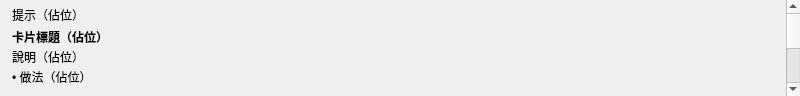
<?xml version="1.0" encoding="UTF-8"?>
<ui version="4.0">
 <class>aoi::ui::MessageBar</class>
 <widget class="QFrame" name="messageBar">
  <property name="geometry">
   <rect>
    <x>0</x>
    <y>0</y>
    <width>800</width>
    <height>96</height>
   </rect>
  </property>
  <property name="autoFillBackground">
   <bool>true</bool>
  </property>
  <property name="frameShape">
   <enum>QFrame::Shape::NoFrame</enum>
  </property>
  <layout class="QVBoxLayout" name="outer">
   <property name="spacing">
    <number>0</number>
   </property>
   <property name="leftMargin">
    <number>0</number>
   </property>
   <property name="topMargin">
    <number>0</number>
   </property>
   <property name="rightMargin">
    <number>0</number>
   </property>
   <property name="bottomMargin">
    <number>0</number>
   </property>
   <item>
    <widget class="QScrollArea" name="scroll">
     <property name="frameShape">
      <enum>QFrame::Shape::NoFrame</enum>
     </property>
     <property name="horizontalScrollBarPolicy">
      <enum>Qt::ScrollBarPolicy::ScrollBarAlwaysOff</enum>
     </property>
     <property name="widgetResizable">
      <bool>true</bool>
     </property>
     <widget class="QWidget" name="content">
      <property name="geometry">
       <rect>
        <x>0</x>
        <y>0</y>
        <width>800</width>
        <height>96</height>
       </rect>
      </property>
      <layout class="QVBoxLayout" name="column">
       <property name="spacing">
        <number>4</number>
       </property>
       <property name="leftMargin">
        <number>12</number>
       </property>
       <property name="topMargin">
        <number>6</number>
       </property>
       <property name="rightMargin">
        <number>12</number>
       </property>
       <property name="bottomMargin">
        <number>6</number>
       </property>
       <item>
        <widget class="QLabel" name="messageHint">
         <property name="text">
          <string notr="true">提示（佔位）</string>
         </property>
         <property name="wordWrap">
          <bool>true</bool>
         </property>
        </widget>
       </item>
       <item>
        <widget class="QWidget" name="messageCard" native="true">
         <layout class="QVBoxLayout" name="cardColumn">
          <property name="spacing">
           <number>2</number>
          </property>
          <property name="leftMargin">
           <number>0</number>
          </property>
          <property name="topMargin">
           <number>0</number>
          </property>
          <property name="rightMargin">
           <number>0</number>
          </property>
          <property name="bottomMargin">
           <number>0</number>
          </property>
          <item>
           <widget class="QLabel" name="cardTitle">
            <property name="font">
             <font>
              <bold>true</bold>
             </font>
            </property>
            <property name="text">
             <string notr="true">卡片標題（佔位）</string>
            </property>
            <property name="wordWrap">
             <bool>true</bool>
            </property>
           </widget>
          </item>
          <item>
           <widget class="QLabel" name="cardBody">
            <property name="text">
             <string notr="true">說明（佔位）</string>
            </property>
            <property name="wordWrap">
             <bool>true</bool>
            </property>
           </widget>
          </item>
          <item>
           <widget class="QLabel" name="cardAdvice">
            <property name="text">
             <string notr="true">• 做法（佔位）</string>
            </property>
            <property name="wordWrap">
             <bool>true</bool>
            </property>
           </widget>
          </item>
          <item>
           <widget class="QWidget" name="cardActionRow" native="true">
            <layout class="QHBoxLayout" name="cardActions">
             <property name="spacing">
              <number>8</number>
             </property>
             <property name="leftMargin">
              <number>0</number>
             </property>
             <property name="topMargin">
              <number>2</number>
             </property>
             <property name="rightMargin">
              <number>0</number>
             </property>
             <property name="bottomMargin">
              <number>0</number>
             </property>
             <item>
              <spacer name="cardActionStretch">
               <property name="orientation">
                <enum>Qt::Orientation::Horizontal</enum>
               </property>
               <property name="sizeHint" stdset="0">
                <size>
                 <width>0</width>
                 <height>0</height>
                </size>
               </property>
              </spacer>
             </item>
            </layout>
           </widget>
          </item>
         </layout>
        </widget>
       </item>
       <item>
        <widget class="QWidget" name="messageNotice" native="true">
         <layout class="QVBoxLayout" name="noticeColumn">
          <property name="spacing">
           <number>2</number>
          </property>
          <property name="leftMargin">
           <number>0</number>
          </property>
          <property name="topMargin">
           <number>0</number>
          </property>
          <property name="rightMargin">
           <number>0</number>
          </property>
          <property name="bottomMargin">
           <number>0</number>
          </property>
          <item>
           <widget class="QLabel" name="noticeTitle">
            <property name="font">
             <font>
              <bold>true</bold>
             </font>
            </property>
            <property name="text">
             <string notr="true">提醒卡片標題（佔位）</string>
            </property>
            <property name="wordWrap">
             <bool>true</bool>
            </property>
           </widget>
          </item>
          <item>
           <widget class="QLabel" name="noticeBody">
            <property name="text">
             <string notr="true">說明（佔位）</string>
            </property>
            <property name="wordWrap">
             <bool>true</bool>
            </property>
           </widget>
          </item>
          <item>
           <widget class="QLabel" name="noticeAdvice">
            <property name="text">
             <string notr="true">• 做法（佔位）</string>
            </property>
            <property name="wordWrap">
             <bool>true</bool>
            </property>
           </widget>
          </item>
          <item>
           <widget class="QWidget" name="noticeActionRow" native="true">
            <layout class="QHBoxLayout" name="noticeActions">
             <property name="spacing">
              <number>8</number>
             </property>
             <property name="leftMargin">
              <number>0</number>
             </property>
             <property name="topMargin">
              <number>2</number>
             </property>
             <property name="rightMargin">
              <number>0</number>
             </property>
             <property name="bottomMargin">
              <number>0</number>
             </property>
             <item>
              <spacer name="noticeActionStretch">
               <property name="orientation">
                <enum>Qt::Orientation::Horizontal</enum>
               </property>
               <property name="sizeHint" stdset="0">
                <size>
                 <width>0</width>
                 <height>0</height>
                </size>
               </property>
              </spacer>
             </item>
            </layout>
           </widget>
          </item>
         </layout>
        </widget>
       </item>
       <item>
        <widget class="QWidget" name="messageProgress" native="true">
         <layout class="QHBoxLayout" name="progressRow" stretch="0,1,0">
          <property name="spacing">
           <number>8</number>
          </property>
          <property name="leftMargin">
           <number>0</number>
          </property>
          <property name="topMargin">
           <number>0</number>
          </property>
          <property name="rightMargin">
           <number>0</number>
          </property>
          <property name="bottomMargin">
           <number>0</number>
          </property>
          <item>
           <widget class="QLabel" name="progressText">
            <property name="text">
             <string notr="true">搜尋中… 0%</string>
            </property>
           </widget>
          </item>
          <item>
           <widget class="QProgressBar" name="progressBar">
            <property name="minimumSize">
             <size>
              <width>0</width>
              <height>10</height>
             </size>
            </property>
            <property name="maximumSize">
             <size>
              <width>16777215</width>
              <height>10</height>
             </size>
            </property>
            <property name="value">
             <number>0</number>
            </property>
            <property name="textVisible">
             <bool>false</bool>
            </property>
           </widget>
          </item>
          <item>
           <widget class="QPushButton" name="messageCancel">
            <property name="text">
             <string notr="true">取消 (Esc)</string>
            </property>
           </widget>
          </item>
         </layout>
        </widget>
       </item>
       <item>
        <spacer name="columnStretch">
         <property name="orientation">
          <enum>Qt::Orientation::Vertical</enum>
         </property>
         <property name="sizeHint" stdset="0">
          <size>
           <width>0</width>
           <height>0</height>
          </size>
         </property>
        </spacer>
       </item>
      </layout>
     </widget>
    </widget>
   </item>
  </layout>
 </widget>
 <resources/>
 <connections/>
</ui>
